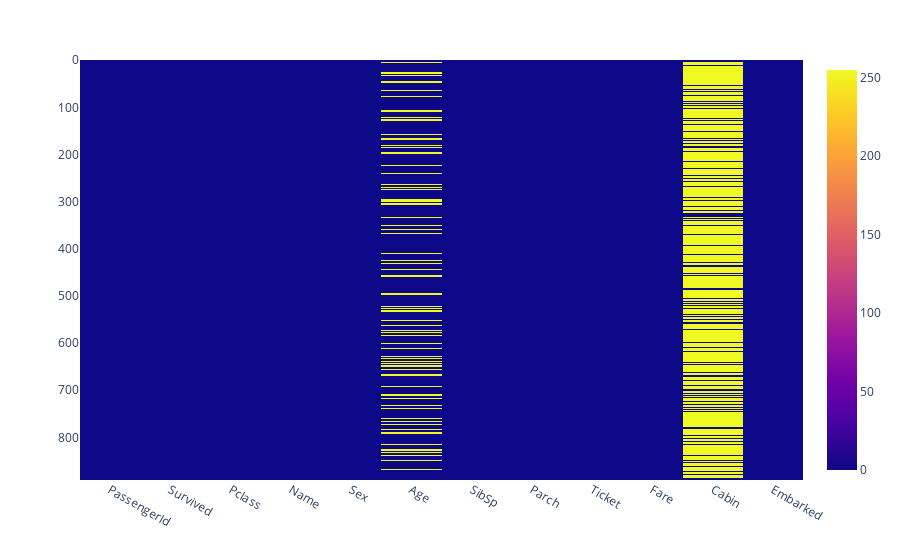

Notebook code cell kept with this figure:
### Markdown cell above
#### Using Plotly to generate heatmap

### Code cell
px.imshow(df.isnull())

### Figure 1 — Plotly figure (JSON) as saved in the notebook; plotly's stock layout.template omitted (floating-point values rounded to 4 significant figures; data arrays with more than 128 entries replaced by an {"elided": "..."} marker saying what was removed)
{"data": [{"coloraxis": "coloraxis", "hovertemplate": "x: %{x}<br>y: %{y}<br>color: %{z}<extra></extra>", "name": "0", "type": "heatmap", "x": ["PassengerId", "Survived", "Pclass", "Name", "Sex", "Age", "SibSp", "Parch", "Ticket", "Fare", "Cabin", "Embarked"], "xaxis": "x", "y": {"elided": "891 int values"}, "yaxis": "y", "z": {"elided": "891x12 int values"}}], "layout": {"coloraxis": {"colorscale": [[0, "#0d0887"], [0.1111, "#46039f"], [0.2222, "#7201a8"], [0.3333, "#9c179e"], [0.4444, "#bd3786"], [0.5556, "#d8576b"], [0.6667, "#ed7953"], [0.7778, "#fb9f3a"], [0.8889, "#fdca26"], [1, "#f0f921"]]}, "margin": {"t": 60}, "xaxis": {"anchor": "y", "constrain": "domain", "domain": [0, 1], "scaleanchor": "y"}, "yaxis": {"anchor": "x", "autorange": "reversed", "constrain": "domain", "domain": [0, 1]}}}
